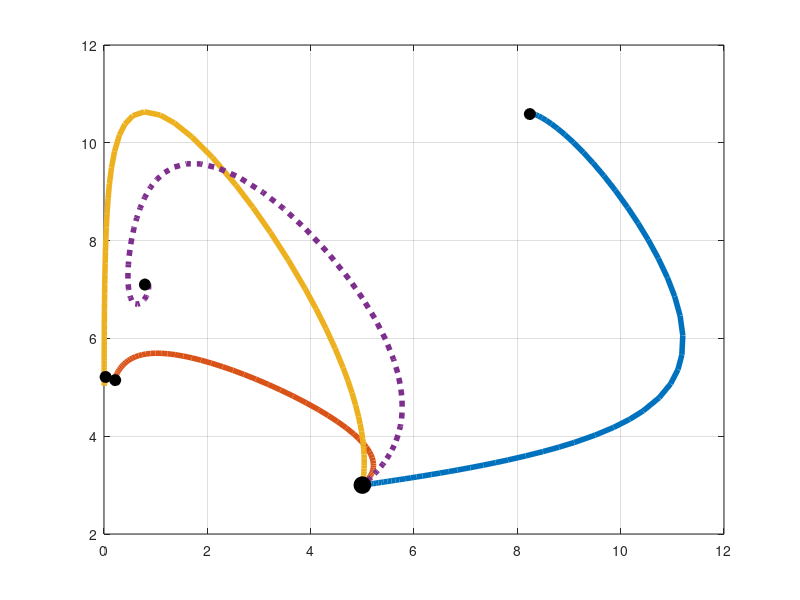

MATLAB code for this plot: (Note: this script raises an error after producing the figure.)
% Solutions to the Autonomous Model with Different 
% Interaction Parameters

clc
clear
close all

    % Parameters
% Growth Rates
r_y = .059;
r_x = 5;

% Carry capacity
K_y = 5;
K_x = 15;

% Initial populations
x_o = 5;
y_o = 3;

% Time duration starting at 1990.
t=[0 250];

% Reproduction function parameters
c = .0001;
T_opt = 12.5; % Celsius

    % Functions
% Temperature function
T = 12.5;

% Growth Rate function
R =@(T) log( .32*r_x / ( 1 + c*(T - T_opt)^4 ) );
r = R(T);

% Interaction parameters
cMat = [0.02, .008; 0.09, .008; 0.09, .082; 0.0627, .0313];
styles = ['-',"--",':','-.'];

for i = 1:4
    % Bear ODE
    dy =@(y) r_y.*y(2).*(1 - ( y(2)./K_y ) ) +...
        cMat(i,2).*y(2).*y(1);
    
    % Salmon ODE
    dx =@(t,y) r .* y(1)*( 1 - ( y(1)./K_x ) ) -...
        cMat(i,1).*y(2).*y(1);
    
    % Autonomous System of ODE function
    MODEL = @(t,y) [dx(t,y); dy(y)];

    [t,Y] = ode45(MODEL, t, [x_o, y_o]);

    % Creates vector field
    figure(2)
    plot(Y(:,1),Y(:,2),'LineWidth',4,'LineStyle',styles(i))
    hold on

end
for i = 1:4
    % Critical Points
    x_crit = (r*r_y/K_y - cMat(i,1)*r_y) /...
        (cMat(i,1)*cMat(i,2) + (r/K_x)*(r_y/K_y));
    y_crit = (r*cMat(i,2) + r/K_x*r_y) /...
        (cMat(i,1)*cMat(i,2) + (r/K_x)*(r_y/K_y));
    
    % Plots Critical Points
    plot(x_crit,y_crit,'ko','MarkerSize',8,'MarkerFaceColor','k')
    hold on
end
% Plots the Initial Populations
plot(x_o,y_o,'ko','MarkerSize',12,'MarkerFaceColor','k')
grid on
ax = gca;
ax.GridAlpha = 1;
set(gca,"FontSize",20)
grid minor
ax.MinorGridAlpha = 1;
xlim([0,14]);
ylim([2,13]);
xlabel('x (Salmon)','Interpreter', 'Latex', 'FontSize', 25)
ylabel('y (Bears)','Interpreter', 'Latex', 'FontSize', 25)
title('Solutions For The Autonomous Model','Interpreter', ...
    'Latex', 'FontSize', 25)
legend('$c_{xy}=0.02,\;c_{yx}=0.008$', ...
    '$c_{xy}=0.09,\;c_{yx}=0.008$', ...
    '$c_{xy}=0.09,\;c_{yx}=0.082$', ...
    '$c_{xy}=0.0627,\;c_{yx}=0.0313$',...
    'Interpreter', 'Latex', 'FontSize', 20, ...
    'Location', 'NorthEast')



